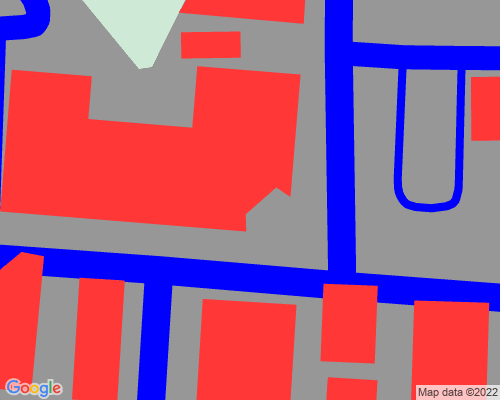
//> input picture Images/sample3.png, 500 x 400 px
$ ./Functions   (built with g++ and OpenCV 4)
//> lines starting //> are read from the running program, lines starting //| are printed output that depends on the picture; after the words box and inside, x2 and y2 are one past the last pixel; in counts of white or black regions, pixels touching at a corner belong together
#include <iostream>
#include <stdio.h>
#include <math.h>
#include <vector>

#include "NumCpp.hpp"

#include "opencv2/core/core.hpp"
#include <opencv2/imgproc.hpp>
#include <opencv2/highgui.hpp>
#include <opencv2/opencv.hpp>

#define TOLERANCE 0.01

const int HEIGHT = 400;
const int WIDTH = 500;

//example of interfacing NumCpp with OpenCV - https://dpilger26.github.io/NumCpp/doxygen/html/_interface_with_open_c_v_8cpp-example.html

//using cv::Point

// [24 lines left out: functions selectFarthestPoint, getImgOutlineBorderIntersection, not called in this run]

void getRoadsnParkings(cv::Mat &img, cv::Mat &blue_mask){


    cv::inRange(img, cv::Scalar(255,0,0), cv::Scalar(255,0,0), blue_mask);


}


// [122 lines left out: functions cluster2Point, cluster2Point_noDraw, getMountingPoints, rangeCheck, not called in this run]


void pointGen(cv::Point source, float m, float l, std::vector<cv::Point> &retArray){  //retArray is an array of integer pointers

    if(m==0){
        retArray[0].x = int(source.x+l);    //a.x corresponding to python code
        retArray[1].y = int(source.y);  //a.y corresponding to python code

        retArray[1].x = int(source.x-l);    //b.x corresponding to python code
        retArray[1].y = int(source.y);  //b.y corresponding to python code
    }

    else if(!isfinite(m)){
        retArray[0].x = int(source.x);
        retArray[1].y = int(source.y + l);

        retArray[1].x = int(source.x);
        retArray[1].y = int(source.y - l);
    }
    else{
        float dx = (l / sqrt(1 + (m * m)));
        float dy = (m * dx);
        retArray[0].x = int(source.x + dx);
        retArray[1].y = int(source.y + dy);
        retArray[1].x = int(source.x - dx);
        retArray[1].y = int(source.y - dy);
    }

}

void drawLine(float slope, cv::Point point, cv::Mat &returnImageMatrix){

    cv::Point p = cv::Point(0,0);
    cv::Point q = cv::Point(0,0);

    if(!isfinite(slope))
    {   p.x = point.x;
        p.y = HEIGHT;

        q.x = point.x;
        q.y = 0;
        }
    else
        {   p.x = WIDTH;
        p.y = int(slope*WIDTH + (point.y - slope*point.x));

        q.x = 0;
        q.y = int(point.y - slope*point.x);
        }


    cv::line(returnImageMatrix, p, q, cv::Scalar(255), 1, 8);
    //removed try except over here - add again if necessary

}

// [47 lines left out: function cornerInclude, not called in this run]

// Function to generate a mask and border for a quadrilateral given its vertices
// Arguments:
// - pt: the vertices of the quadrilateral
// Returns:
// - cutQuadMask: a binary mask of the quadrilateral
// - cutQuadBorder: a binary image of the quadrilateral border
void genQuadImages(std::vector<cv::Point> pt, cv::Mat &cutQuadMask, cv::Mat &cutQuadBorder) {

    cv::fillPoly(cutQuadMask, pt, cv::Scalar(255, 255, 255));

    // Find the contours of the filled quadrilateral
    std::vector<std::vector<cv::Point> > contours;
    cv::findContours(cutQuadMask, contours, cv::RETR_EXTERNAL, cv::CHAIN_APPROX_SIMPLE);

    // Approximate the contours with a line segment, and draw the line segment on the border image
    for (auto& c : contours) {
        for (double eps : nc::linspace<double>(0.001, 0.01, 10)) { // Iterate over 10 values between 0.001 and 0.01
            // Approximate the contour with line segments
            double peri = cv::arcLength(c, true);
            std::vector<cv::Point> approx;
            cv::approxPolyDP(c, approx, eps * peri, true);

            // Draw the line segment on the border image
            cv::polylines(cutQuadBorder, std::vector<std::vector<cv::Point> >{approx}, true, cv::Scalar(255, 255, 255), 1);
        }
    }

}

// [112 lines left out: function getRoadCoverageMask, not called in this run]

int main(){
    std::vector<cv::Point> test = {cv::Point(0,0),cv::Point(0,0)};
    cv::Point testSrc = cv::Point(5,5);
    pointGen(testSrc, 6, 10, test);
    for(int x = 0; x<2; x++){

        std::cout<<test[x].x;
        std::cout<<" ";
        std::cout<<test[x].y;

        std::cout<<"\n";
    }

    cv::Mat img = cv::Mat(HEIGHT, WIDTH, CV_8UC1, cv::Scalar(0));

    drawLine(20, testSrc, img);
//> in drawLine, `cv::line(returnImageMatrix, p, q, cv::Scalar(255), 1, 8);`:
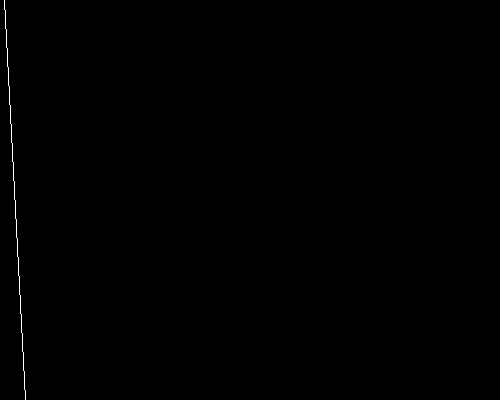
//> returnImageMatrix: 400 rows x 500 cols, CV_8UC1; 0.2% white in thin lines or dots, all inside (x1, y1, x2, y2) = (4, 0, 26, 400)
    // cv::namedWindow("Display Window");

    cv::imshow("Display window", img);
    int k = cv::waitKey(0); // Wait for a keystroke in the window
//> the space key is pressed
    if(k == 's')
    {
        cv::imwrite("starry_night.png", img);
    }

    std::string image_path = cv::samples::findFile("C:\\Users\\athyn\\Desktop\\Projects\\Tarq\\Parking\\ParkingApp\\Images\\sample3.png");
    cv::Mat img2 = cv::imread(image_path, cv::IMREAD_COLOR);
//> img2 is the input picture: 400 rows x 500 cols, CV_8UC3; mean B, G, R 133.2, 94.1, 167.6

    getRoadsnParkings(img2, img);
//> in getRoadsnParkings, `cv::inRange(img, cv::Scalar(255,0,0), cv::Scalar(255,0,0), blue_mask);`:
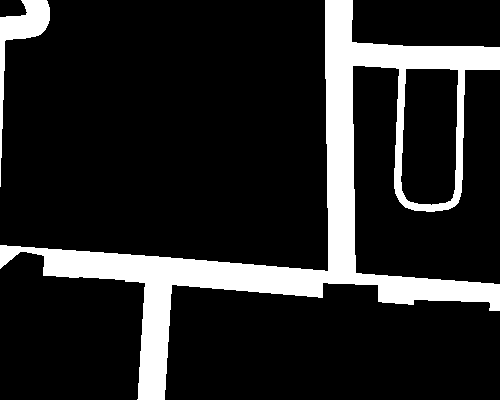
//> blue_mask: 400 rows x 500 cols, CV_8UC1; 14.9% white; 2 white regions, box (x1, y1, x2, y2) and area: (0, 0, 500, 400) 28020, (0, 0, 50, 187) 1878


    cv::imshow("Display window 2", img);
    k = cv::waitKey(0); // Wait for a keystroke in the window
//> the space key is pressed
    if(k == 's')
    {
        cv::imwrite("starry_night.png", img);
    }

    test = {cv::Point(200,100), cv::Point(300,400), cv::Point(500,400), cv::Point(600,200)};
    cv::Mat cutQuadMask = cv::Mat::zeros(img.size(), CV_8UC1);
    cv::Mat cutQuadBorders = cv::Mat::zeros(img.size(), CV_8UC1);
    genQuadImages(test, cutQuadMask, cutQuadBorders);
//> in genQuadImages, `cv::fillPoly(cutQuadMask, pt, cv::Scalar(255, 255, 255));`:
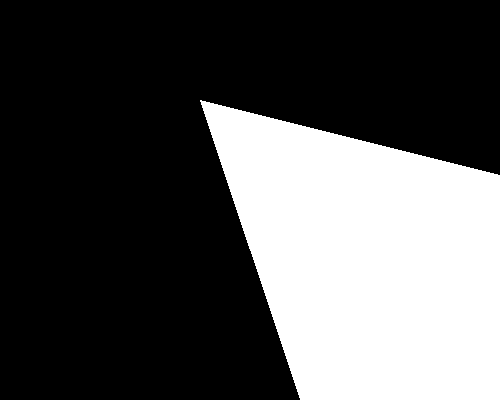
//> cutQuadMask: 400 rows x 500 cols, CV_8UC1; 31.9% white; 1 white region
//> (the run ends here: the program needs code that is not available in this run, at `for (double eps : nc::linspace<double>(0.001, 0.01, 10))`)

$ run again, with Images/sample4.png copied over Images/sample3.png
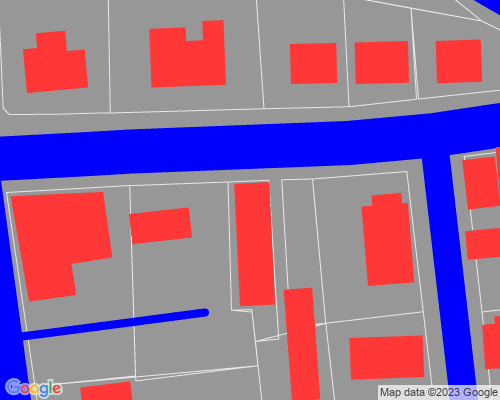
//> input picture Images/sample4.png, 500 x 400 px
//> returnImageMatrix: 400 rows x 500 cols, CV_8UC1; 0.2% white in thin lines or dots, all inside (x1, y1, x2, y2) = (4, 0, 26, 400)
//> img2 is the input picture: 400 rows x 500 cols, CV_8UC3; mean B, G, R 150.4, 107.4, 149.3
//> in getRoadsnParkings, `cv::inRange(img, cv::Scalar(255,0,0), cv::Scalar(255,0,0), blue_mask);`:
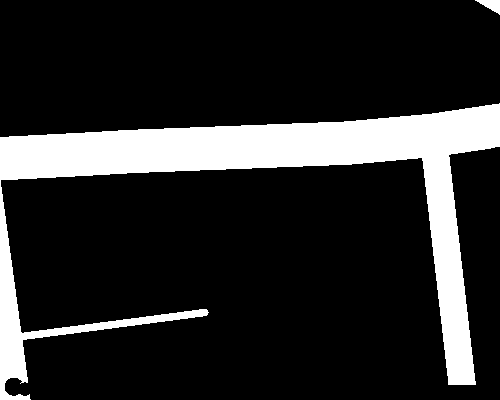
//> blue_mask: 400 rows x 500 cols, CV_8UC1; 16.3% white; 2 white regions, box (x1, y1, x2, y2) and area: (0, 103, 500, 400) 32494, (475, 0, 500, 15) 192
//> cutQuadMask: 400 rows x 500 cols, CV_8UC1; 31.9% white; 1 white region

$ run again, with Images/customgoogle.png copied over Images/sample3.png
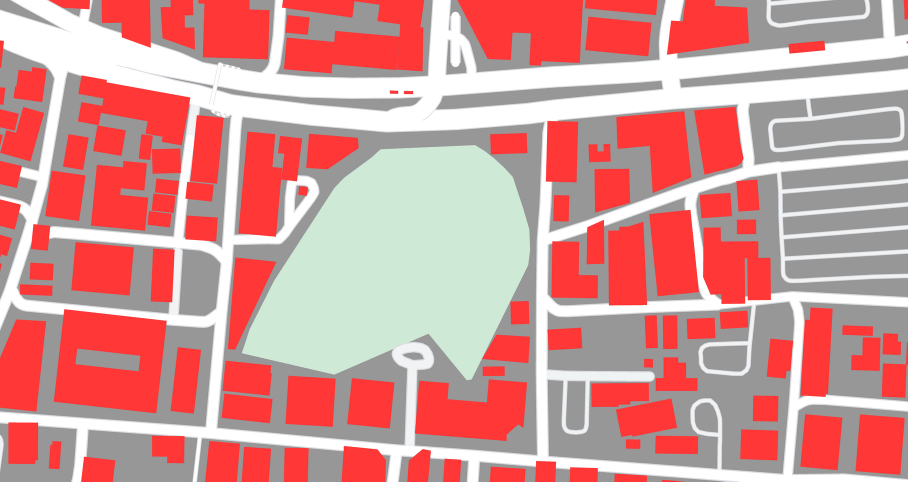
//> input picture Images/customgoogle.png, 1816 x 963 px (shown at 1/2 size)
//> returnImageMatrix: 400 rows x 500 cols, CV_8UC1; 0.2% white in thin lines or dots, all inside (x1, y1, x2, y2) = (4, 0, 26, 400)
//> img2 is the input picture: 963 rows x 1816 cols, CV_8UC3; mean B, G, R 148.6, 150.5, 211.7
//> blue_mask: 963 rows x 1816 cols, CV_8UC1; every value is 0
//> in genQuadImages, `cv::fillPoly(cutQuadMask, pt, cv::Scalar(255, 255, 255));`:
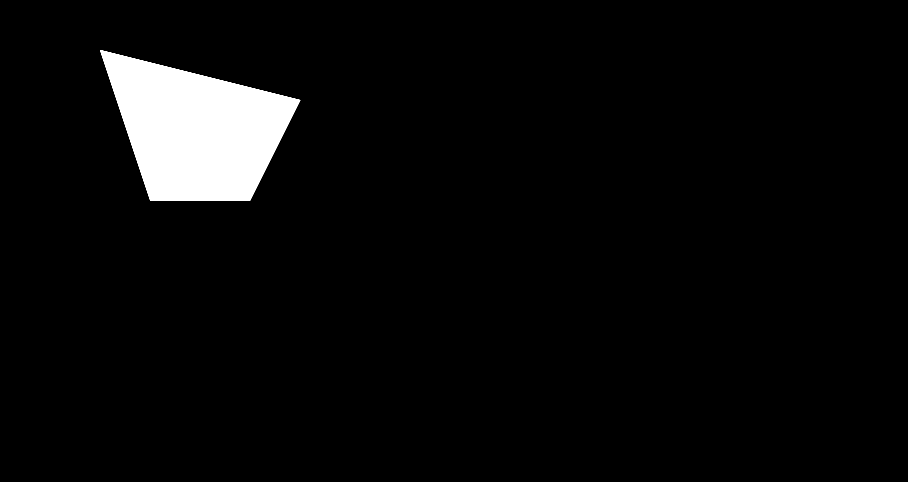
//> cutQuadMask: 963 rows x 1816 cols, CV_8UC1 (shown at 1/2 size); 4.3% white; 1 white region
